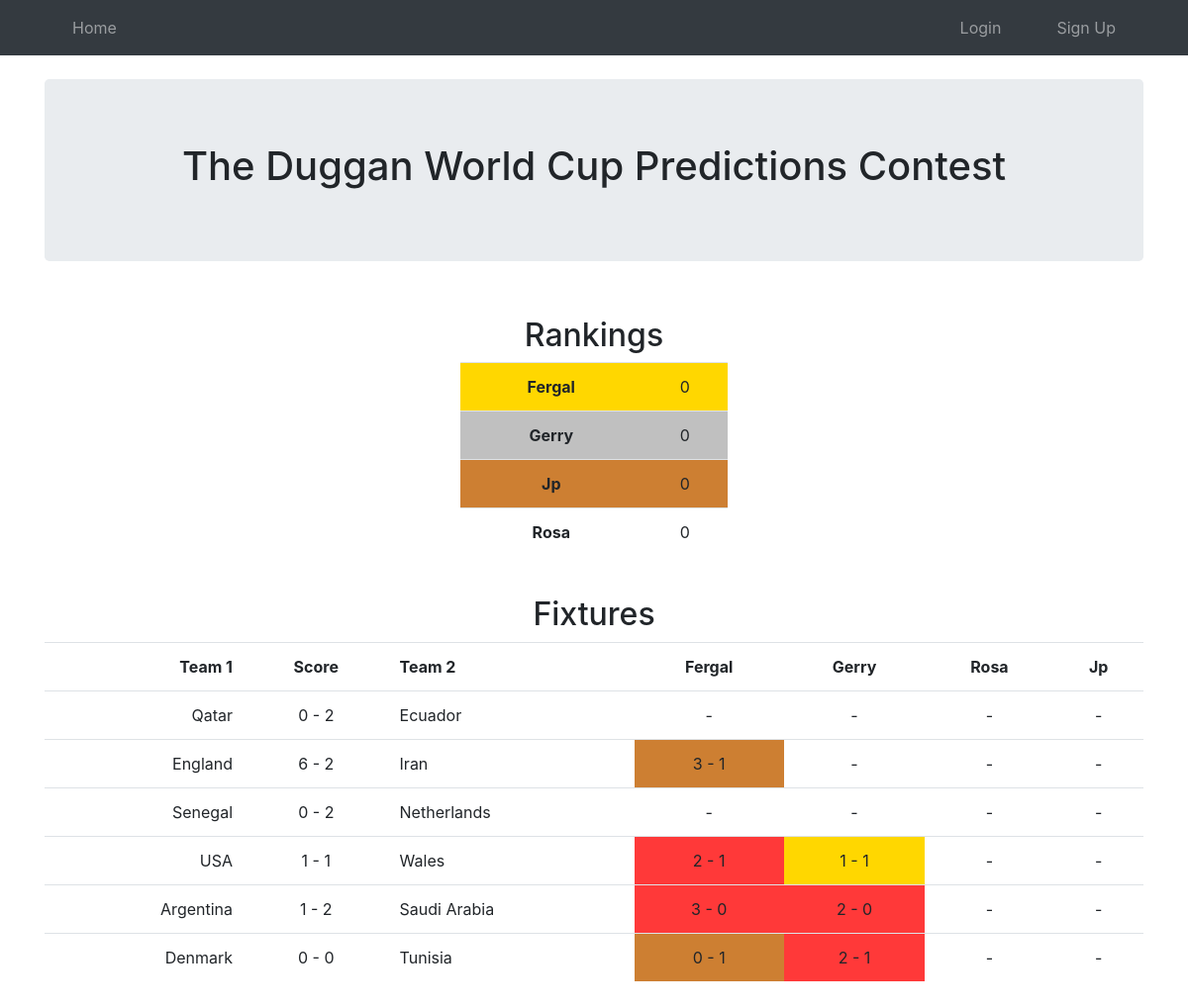
Before: / with the older database file.
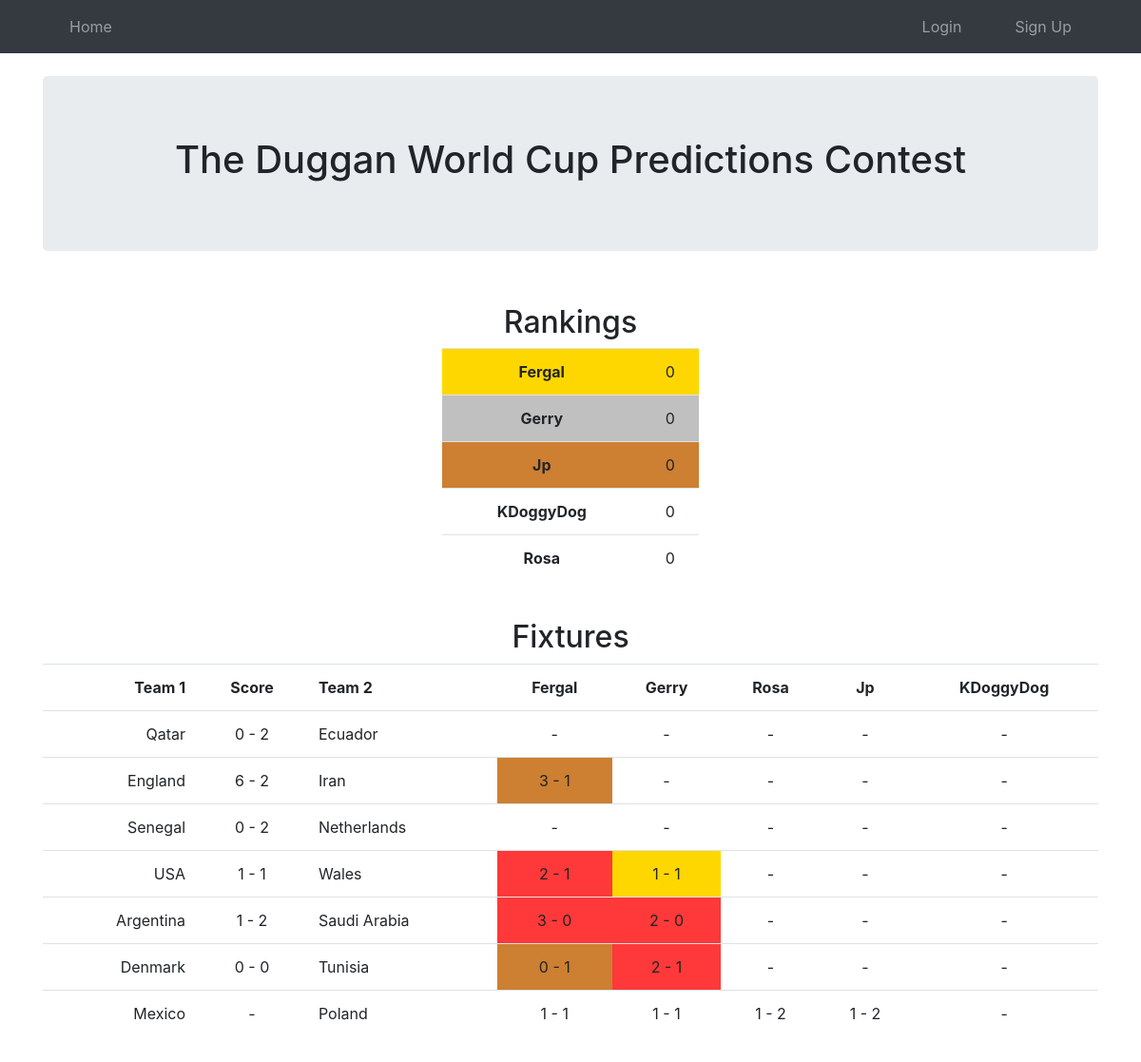
After: the same page with the newer database file.
### src/models.py (models this page shows, shortened)
class User(UserMixin, db.Model):
    __tablename__ = "user"
    id = db.Column(db.Integer, primary_key=True) # primary keys are required by SQLAlchemy
    username = db.Column(db.String(100), unique=True, nullable=False)
    password = db.Column(db.String(100), nullable=False)
    score = db.Column(db.Integer, nullable=False, default=0)
    predictions = db.relationship("Prediction", back_populates="user")

class Match(db.Model):
    __tablename__ = "match"
    id = db.Column(db.Integer, primary_key=True)
    team1 = db.Column(db.String(100), nullable=False)
    team2 = db.Column(db.String(100), nullable=False)
    is_finished = db.Column(db.Boolean, nullable=False, default=False)
    score1 = db.Column(db.Integer, nullable=True)
    score2 = db.Column(db.Integer, nullable=True)
    predictions = db.relationship("Prediction", back_populates="match")

### src/main.py (the view)
@main.route("/")
def index():
    users = db.session.query(User).order_by(User.score.desc(), User.username).all()
    df = get_summary_df()
    return render_template("index.html", users=users, df=df)

### src/templates/index.html
{% extends "base.html" %}
{% block content %}
<br>
<div class="jumbotron">
    <h1 class="text-center">
        The Duggan World Cup Predictions Contest
    </h1>
</div>
<br>
<div class="container text-center" style="width: 300px">
    <h2>Rankings</h2>
    <table class="table">
        {% for user in users %}
        {% if loop.index == 1 %}
            {% set class="points3"%}
        {% elif loop.index == 2 %}
            {% set class="points2" %}
        {% elif loop.index == 3 %}
            {% set class="points1" %}
        {% else %}
            {% set class="" %}
        {% endif %}
        <tr class="{{ class }}">
            <th>{{ user.username }}</th>
            <td>{{ user.score }}</td>
        </tr>
        {% endfor %}
    </table>
</div>
<br>
<div class="text-center">
    <h2>Fixtures</h2>
    <table class="table">
        <tr>
            <th class="text-right">Team 1</th>
            <th class="text-center">Score</th>
            <th class="text-left">Team 2</th>
            {% for username in df.columns[3:] %}
                <th class="text-center">{{ username }}</th>
            {% endfor %}
        </tr>
        {% for index, row in df.iterrows() %}
            <tr>
                <td class="text-right">{{ row[0] }}</td>
                <td class="text-center">{{ row[1][0] }} - {{ row[1][1] }}</td>
                <td class="text-left">{{ row[2] }}</td>
                {% for username in df.columns[3:] %}
                    {% if '' in row[username] %}
                        {% set class="" %}
                    {% elif '' in row[1] %}
                        {% set class="" %}
                    {% elif row[username] == row[1] %}
                        {% set class="points3" %}
                    {% elif (row[username][0] - row[username][1]) == (row[1][0] - row[1][1]) %}
                        {% set class="points2" %}
                    {% elif (row[username][0] > row[username][1]) == (row[1][0] > row[1][1]) %}
                        {% set class="points1" %}
                    {% else %}
                        {% set class="points0" %}
                    {% endif %}
                    <td class="text-center {{ class }}">{{ row[username][0] }} - {{ row[username][1] }}</td>
                {% endfor %}
            </tr>
        {% endfor %}
    </table>
</div>
<br><br><br><br>
{% endblock %}

Changed rows visible on the page:
now on one of the page's lists (row unchanged): User: username "1"
now on one of the page's lists (row unchanged): User: username "1"
now on one of the page's lists (row unchanged): User: username "1", username "2"
added User: username "KDoggyDog", score "0"
now on one of the page's lists (row unchanged): User: username "1", username "2"
now on this page (row edited): Match: team1 "Mexico", team2 "Poland"
